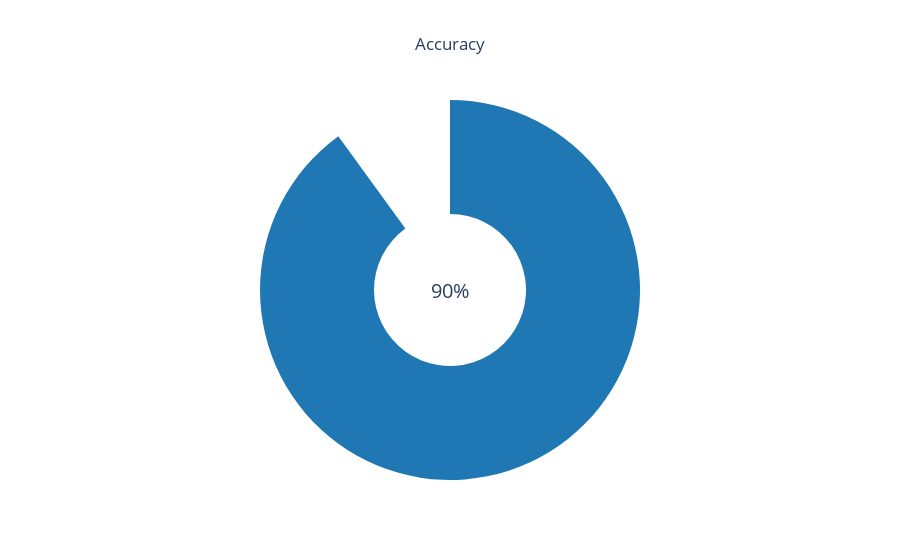

The notebook cell saved with this chart:
### Code cell
import plotly
import plotly.graph_objects as go

# Set values for the two categories
values = [90, 10]

# Set colors for the two categories
colors = ['rgb(31, 119, 180)', 'rgba(255, 255, 255, 0)']

# Create a donut plot using Plotly
fig = go.Figure(data=[
    go.Pie(
        labels=['Accuracy', ''],
        values=values,
        hole=0.4,
        marker=dict(colors=colors),
        hoverinfo='none',
        textposition = 'none'
    )
])

fig.add_annotation(
    text=f'{values[0]}%',
    x=0.5, y=0.5,  # Position in the center of the plot (0 to 1)
    showarrow=False,
    font=dict(size=20),  # Adjust font size as needed
)

fig.update_layout(title_text="Accuracy", showlegend=False, title=dict(x=0.5))

fig.show()

### Figure 1 — Plotly figure (JSON) as saved in the notebook; plotly's stock layout.template omitted (floating-point values rounded to 4 significant figures)
{"data": [{"hole": 0.4, "hoverinfo": "none", "labels": ["Accuracy", ""], "marker": {"colors": ["rgb(31, 119, 180)", "rgba(255, 255, 255, 0)"]}, "textposition": "none", "type": "pie", "values": [90, 10]}], "layout": {"annotations": [{"font": {"size": 20}, "showarrow": false, "text": "90%", "x": 0.5, "y": 0.5}], "showlegend": false, "title": {"text": "Accuracy", "x": 0.5}}}
